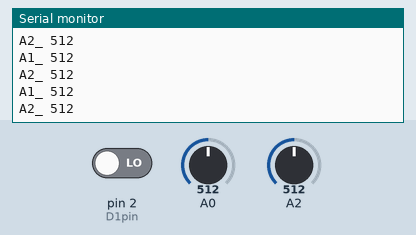
The sketch below on a simulated Arduino Uno, built with avr-gcc and run on an emulated ATmega328P. Parts: the last lines printed to the serial monitor. The inputs (shaded band) are chosen by the test bench; at power-on: A2 = 512, A0 = 512, pin 2 (D1pin) LOW.

Above: at 5.8 s.
5.9 s: A2 set to 988
At 6.5 s:
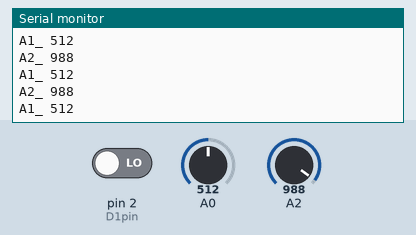
7.4 s: A2 set to 1011
At 8.3 s:
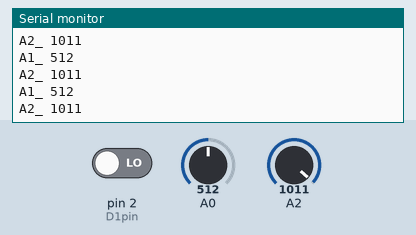
8.9 s: A0 set to 11
At 10.0 s:
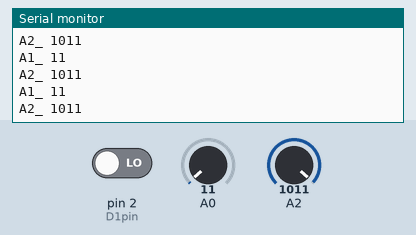
10.4 s: A0 set to 8
At 10.9 s:
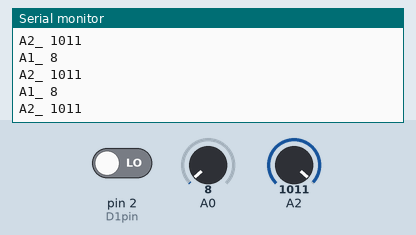
Timing chart, 0 to 12.9 s (numbered marks = the images above; inputs shaded):
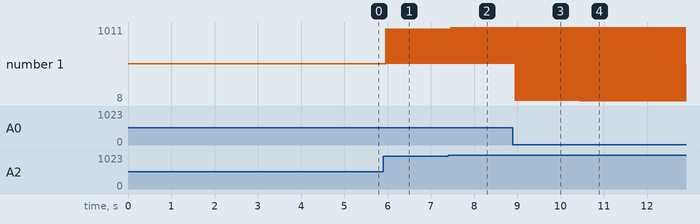

The sketch:

Irradiance_arduino.ino
```cpp
// Analog 1 UVA
int A1SensorReading;
// Analog 2 Pyranometer (will change to light sensor)
int A2SensorReading;
// Digital 1 Radiation Monitor
int D1pin = 2;
int D1Value = 0;

unsigned long time;

void setup() {
  pinMode(2, INPUT);
  Serial.begin(9600);
  //Serial.println("Serial Ready");
}

void loop() {
  time = millis();

  // Digital 1
  D1Value = digitalRead(D1pin);
  if (D1Value == 1) {

    Serial.print("D1_ ");
    Serial.println(D1Value);
    delay(100);
    Serial.print("D1_ ");
    Serial.println(0);
    delay(100);
  }

  if (time % 10 == 0) {
    A1SensorReading = analogRead(A0);
    Serial.print("A1_ ");
    Serial.println(A1SensorReading);

    A2SensorReading = analogRead(A2);
    Serial.print("A2_ ");
    Serial.println(A2SensorReading);

    delay(10);
  }

}
```

Measured:
- after the input at 5.9 s, the serial monitor: prints a new line after 0.06 s (image 1)
- after the input at 7.4 s, the serial monitor: prints a new line after 0.06 s (image 2)
- after the input at 8.9 s, the serial monitor: prints a new line after 0.05 s (image 3)
- after the input at 10.4 s, the serial monitor: prints a new line after 0.05 s (image 4)
- plotted number 1: 512 → 11 after the input at 8.9 s, 11 → 8 after the input at 10.4 s
